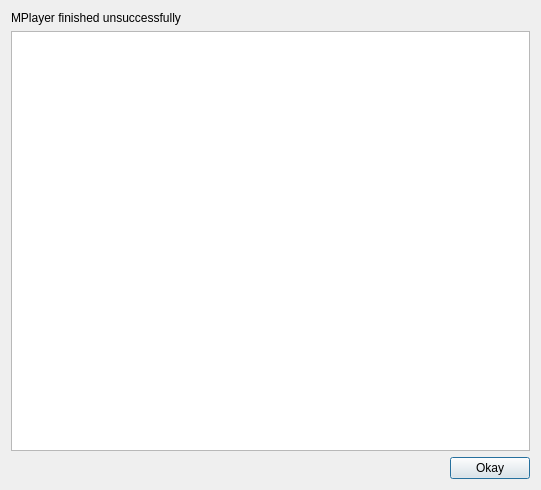
<?xml version="1.0" encoding="UTF-8"?>
<ui version="4.0">
 <class>mplayererrorbase</class>
 <widget class="QDialog" name="mplayererrorbase">
  <property name="geometry">
   <rect>
    <x>0</x>
    <y>0</y>
    <width>541</width>
    <height>490</height>
   </rect>
  </property>
  <property name="windowTitle">
   <string>dvbcut: MPlayer error</string>
  </property>
  <layout class="QVBoxLayout" name="verticalLayout">
   <item>
    <widget class="QLabel" name="label">
     <property name="text">
      <string>MPlayer finished unsuccessfully</string>
     </property>
    </widget>
   </item>
   <item>
    <widget class="QTextBrowser" name="textbrowser"/>
   </item>
   <item>
    <layout class="QHBoxLayout" name="horizontalLayout">
     <item>
      <spacer name="horizontalSpacer">
       <property name="orientation">
        <enum>Qt::Horizontal</enum>
       </property>
       <property name="sizeHint" stdset="0">
        <size>
         <width>40</width>
         <height>20</height>
        </size>
       </property>
      </spacer>
     </item>
     <item>
      <widget class="QPushButton" name="okaybutton">
       <property name="text">
        <string>Okay</string>
       </property>
      </widget>
     </item>
    </layout>
   </item>
  </layout>
 </widget>
 <resources/>
 <connections>
  <connection>
   <sender>okaybutton</sender>
   <signal>clicked()</signal>
   <receiver>mplayererrorbase</receiver>
   <slot>accept()</slot>
   <hints>
    <hint type="sourcelabel">
     <x>506</x>
     <y>466</y>
    </hint>
    <hint type="destinationlabel">
     <x>537</x>
     <y>56</y>
    </hint>
   </hints>
  </connection>
 </connections>
</ui>
